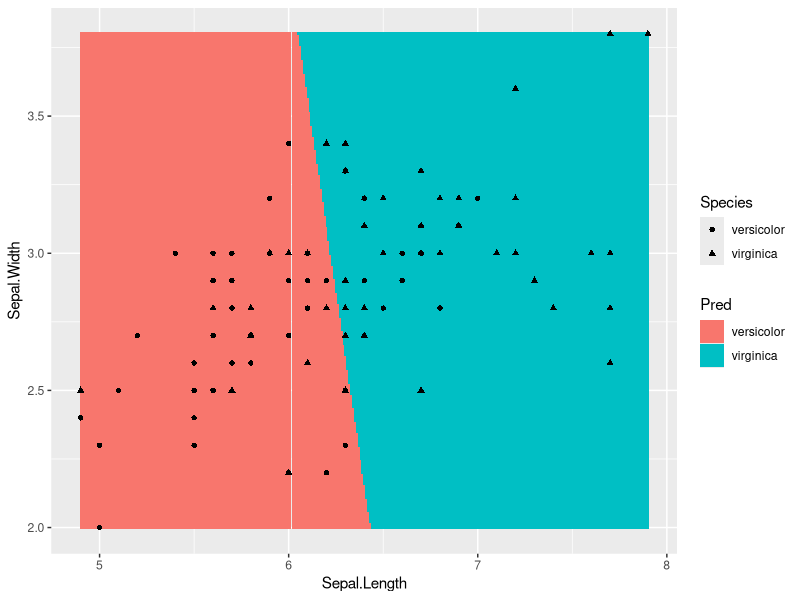
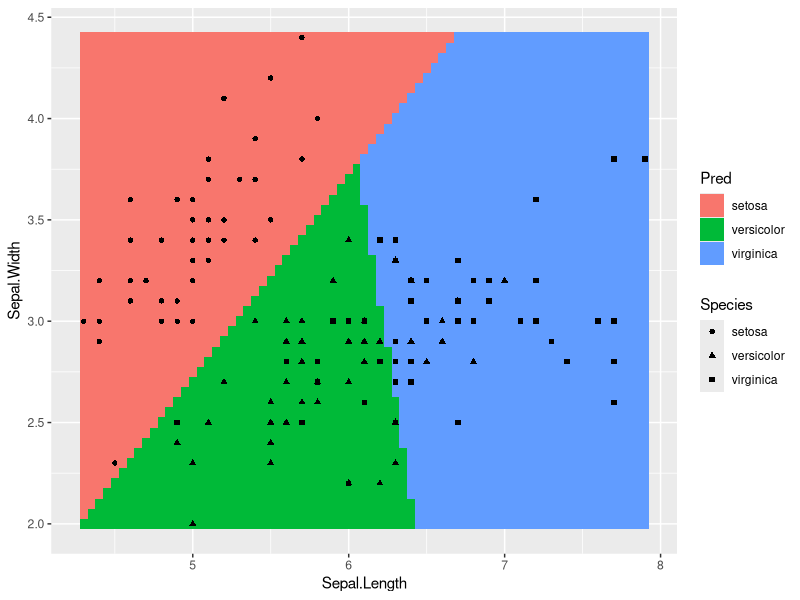
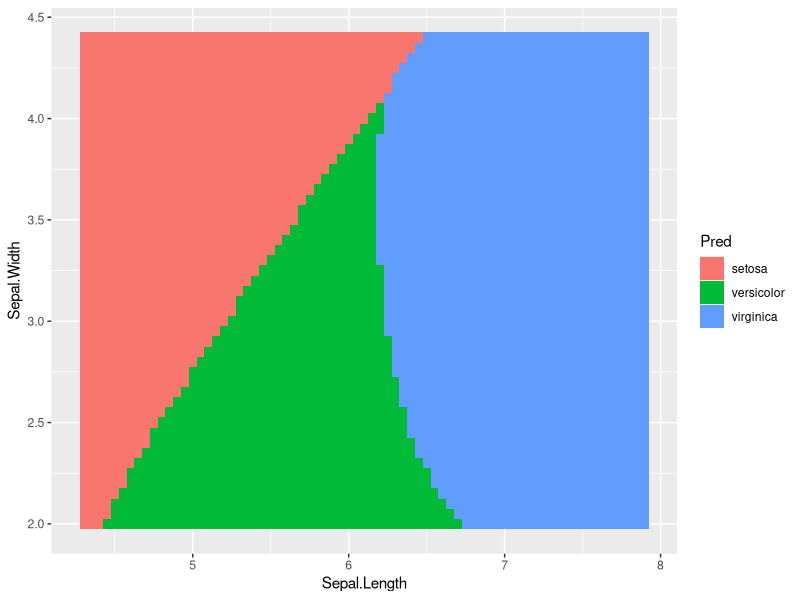

Here is the R script that generated these plots, in order:
## ---- chunk 1
dset = iris[,c('Species','Sepal.Length','Sepal.Width')]
dset = dset[dset$Species %in% c("virginica","versicolor"),]
## ---- chunk 2
table(dset$Species)
## ---- chunk 3
levels(dset$Species) = c(NA,"versicolor","virginica")
dset$Species = relevel(dset$Species,ref="versicolor")
table(dset$Species)
## ---- chunk 4
head(dset$Species)
head(as.numeric(dset$Species))
## ---- chunk 5
?glm
## ---- chunk 6
log_mod = glm(formula=Species~.,data=dset,family="binomial")
summary(log_mod)
## ---- chunk 7
head(predict(log_mod))## predicts the log-odds = logit(p)
## ---- chunk 8
X_design = model.matrix(log_mod)
head(X_design)
## ---- chunk 9
beta_hat = log_mod$coefficients
beta_hat = array(beta_hat,c(3,1))
beta_hat
## ---- chunk 10
head(X_design%*%beta_hat)
## ---- chunk 11
p_hats = predict(log_mod,type="response")
head(p_hats)
## ---- chunk 12
head(predict(log_mod))
head(log(p_hats/(1-p_hats)))
## ---- chunk 13
train_pred = as.numeric(p_hats > .5)
head(train_pred)
## ---- chunk 14
train_pred = factor(train_pred,labels=c('versicolor','virginica'))
head(train_pred)
## ---- chunk 15
library('caret')
confusionMatrix(data=train_pred,reference=dset$Species)
## ---- chunk 16
plot_mod = function(mod){
    x1r = range(dset$Sepal.Length)
    x2r = range(dset$Sepal.Width)
    x1s = seq(x1r[1],x1r[2],.01)
    x2s = seq(x2r[1],x2r[2],.01)
    grd = expand.grid(x1s,x2s)
    colnames(grd) = c('Sepal.Length','Sepal.Width')
    p_hats = predict(mod,newdata=grd,type='response')
    train_pred = (p_hats>.5)*1
    grd_pred = factor(train_pred,labels=c('versicolor','virginica'))
    grd_df = cbind(grd,grd_pred)
    colnames(grd_df) = c('Sepal.Length','Sepal.Width','Pred')
    ggplot(data=grd_df,mapping=aes(x=Sepal.Length,y=Sepal.Width,fill=Pred))+geom_tile()
}
## ---- chunk 17
plot_mod(log_mod)+geom_point(data=dset,mapping=aes(x=Sepal.Length,y=Sepal.Width,shape=Species),inherit.aes=FALSE)
## ---- chunk 18
library('nnet')
## ---- chunk 19
dset2 = iris[,c("Sepal.Length","Sepal.Width","Species")]
table(dset2$Species)
## ---- chunk 20
?multinom
## ---- chunk 21
mod2 = multinom(Species~.,data=dset2)
summary(mod2)
predict(mod2)
## ---- chunk 22
predict(mod2,type="probs")
## ---- chunk 23
apply(predict(mod2,type="probs"),1,which.max)
## ---- chunk 24
plot_mod = function(mod){
    x1r = range(dset2$Sepal.Length)
    x2r = range(dset2$Sepal.Width)
    x1s = seq(x1r[1],x1r[2],.05)
    x2s = seq(x2r[1],x2r[2],.05)
    grd = expand.grid(x1s,x2s)
    colnames(grd) = c('Sepal.Length','Sepal.Width')
    grd_pred = predict(mod,newdata=grd,type='class')
    grd_df = cbind(grd,grd_pred)
    colnames(grd_df) = c('Sepal.Length','Sepal.Width','Pred')
    ggplot(data=grd_df,mapping=aes(x=Sepal.Length,y=Sepal.Width,fill=Pred))+geom_tile()
}
## ---- chunk 25
plot_mod(mod2)+geom_point(data=dset2,mapping=aes(x=Sepal.Length,y=Sepal.Width,shape=Species),inherit.aes=FALSE)
## ---- chunk 26
mod3 = multinom(Species~I(Sepal.Width^2)+Sepal.Width*Sepal.Length,data=dset2)
plot_mod(mod3)
